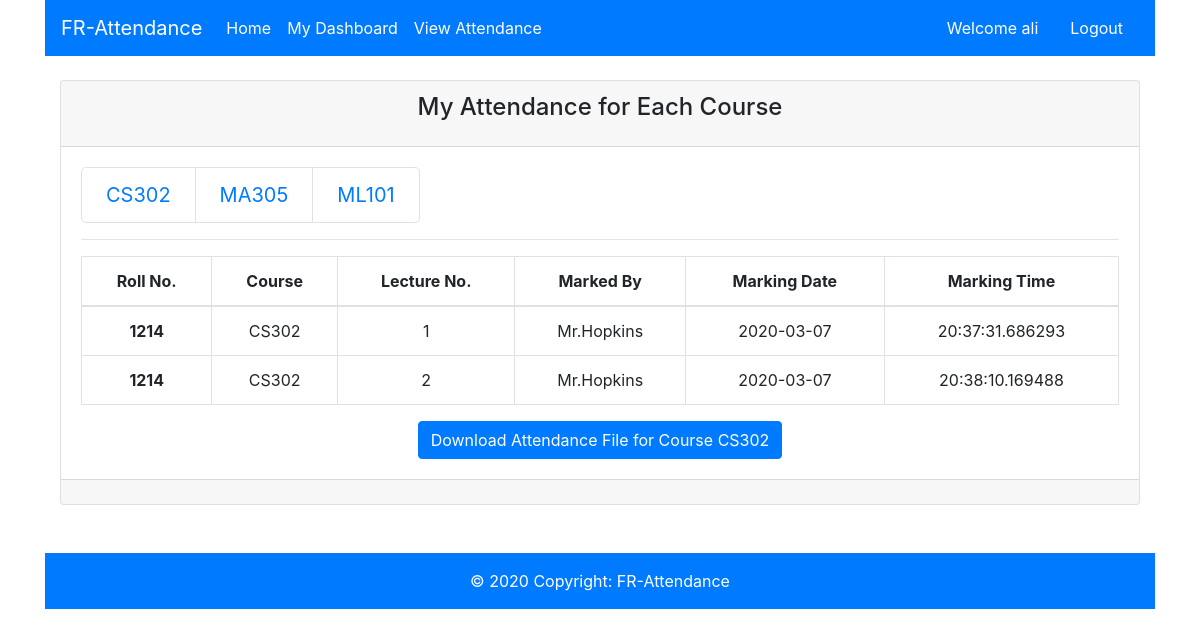
The app's page /my_attendance (signed in), older data.
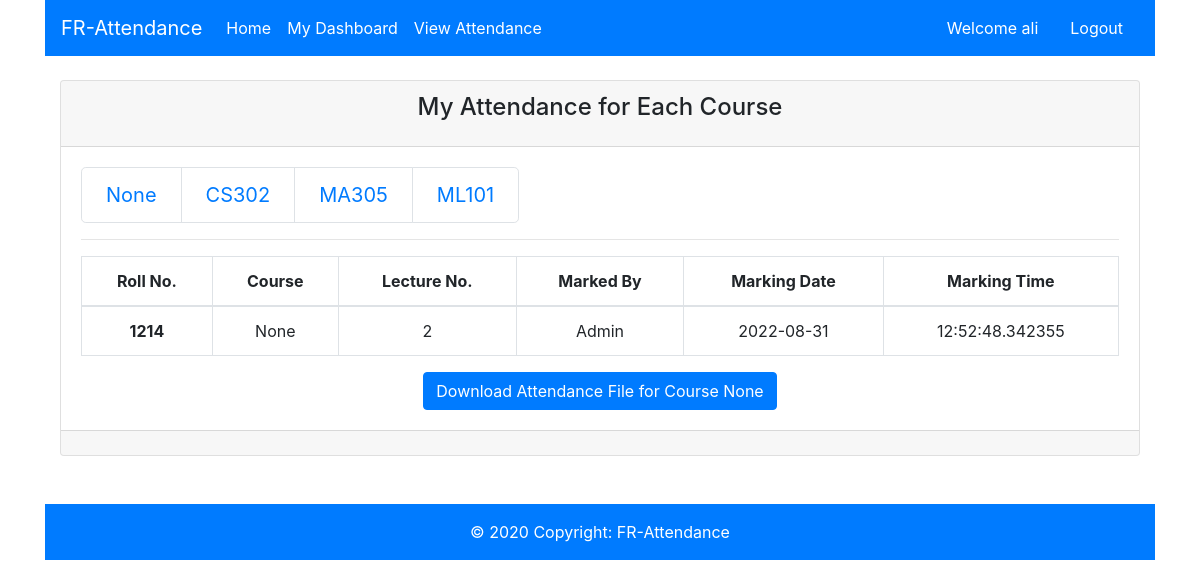
The same page, newer data.
### models.py (models this page shows)
class Attendance(db.Model):
    __tablename__ = 'Attendance'
    __table_args__ = {'extend_existing': True}
    att_id = db.Column(db.Integer, primary_key=True)
    rollno = db.Column(db.Integer)
    course = db.Column(db.String(80))
    lecture_no = db.Column(db.Integer)
    marked_by = db.Column(db.String(80))
    marked_date = db.Column(db.Date)
    marked_time = db.Column(db.Time)

### app.py (the view)
@app.route('/my_attendance')
@is_student_logged_in
def view_attendance():
    course = request.args.get('course')
    unique_courses = Attendance.query.filter_by(rollno=session['roll_no']).with_entities(
        Attendance.course).distinct().order_by(Attendance.course).all()
    if course is None:
        course = unique_courses[0][0]
    attendance = Attendance.query.filter_by(
        rollno=session['roll_no'], course=course).all()
    return render_template('view_attendance.html', unique_courses=unique_courses, attendance=attendance)

### app.py (called while the page is built)
def is_student_logged_in(f):
    @wraps(f)
    def wrap(*args, **kwargs):
        if 'std_logged_in' in session:
            return f(*args, **kwargs)
        else:
            flash('Unauthorized, Please login!', 'danger')
            return redirect(url_for('login_student'))
    return wrap

### templates/view_attendance.html
{% extends 'layout.html' %}
{% block body %}
          <div class="col-md-12">
            <div class="card text-center">
              <div class="card-header">
                <h4 class="card-title">My Attendance for Each Course</h4>
              </div>
              <div class="card-body">
                {% if attendance is not none %}
                  <nav aria-label="Page navigation example">
                      <ul class="pagination pagination-lg">
                        {% for course in unique_courses %}
                          <li class="page-item"><a class="page-link" href="{{ url_for('view_attendance', course=course[0]) }}"> {{ course[0] }}</a></li>
                        {% endfor %}
                      </ul>
                  </nav>
                  <hr>
                  <table class="table table-bordered">
                    <thead>
                      <tr>
                        <th scope="col">Roll No.</th>
                        <th scope="col">Course</th>
                        <th scope="col">Lecture No.</th>
                        <th scope="col">Marked By</th>
                        <th scope="col">Marking Date</th>
                        <th scope="col">Marking Time</th>
                      </tr>
                    </thead>
                    <tbody>
                      {% for a in attendance %}
                      <tr>
                        <th>{{ a.rollno }}</th>
                        <td>{{ a.course }}</td>
                        <td>{{ a.lecture_no }}</td>
                        <td>{{ a.marked_by }}</td>
                        <td>{{ a.marked_date }}</td>
                        <td>{{ a.marked_time }}</td>
                      </tr>
                      {% endfor %}
                    </tbody>
                  </table>
                  {% if not session.is_admin %}
                    {% if request.args.get('course') is not none %}
                    <a href="/studentdownloadcsv/{% if request.args.get('course') is none %}{{unique_courses[0][0]}}{% else %}{{request.args.get('course')}}{% endif %}" class="btn btn-primary">
                      Download Attendance File for Course {{ request.args.get('course') }}
                    </a>
                    {% else %}
                    <a href="/studentdownloadcsv/{{ unique_courses[0][0] }}" class="btn btn-primary">
                      Download Attendance File for Course {{ unique_courses[0][0] }}
                    </a>
                    {% endif %}
                  {% endif %}
                {% else %}
                  <h5 class="text text-danger">No Records Available</h5>
                {% endif %}
              </div>
              <div class="card-footer text-muted">
              </div>
            </div>
          </div>
{% endblock %}

Row changes from the older to the newer data that the page shows:
no longer on this page (row unchanged): Attendance: rollno "1214", course "CS302", lecture_no "1", marked_by "Mr.Hopkins", marked_date "2020-03-07", marked_time "20:37:31.686293"
no longer on this page (row unchanged): Attendance: rollno "1214", course "CS302", lecture_no "2", marked_by "Mr.Hopkins", marked_date "2020-03-07", marked_time "20:38:10.169488"
added Attendance: rollno "1214", course "None", lecture_no "2", marked_by "Admin", marked_date "2022-08-31", marked_time "12:52:48.342355"
Text that changed along with them:
{{ unique_courses[0][0] }}: "CS302" → "None"
new list line: "None"
